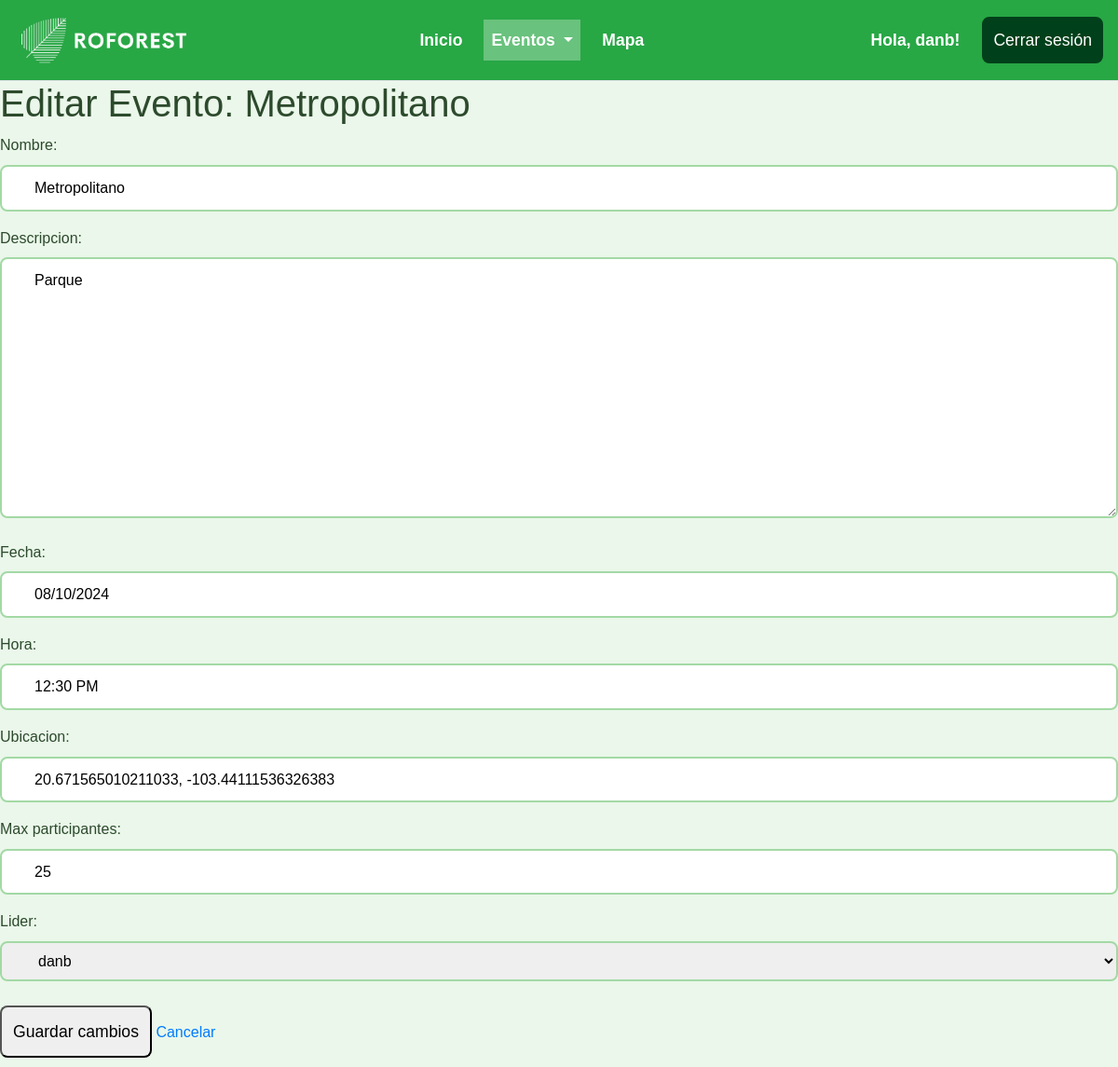
Page /eventos/editar/1/ (signed in) on the committed database.
### eventos/models.py (models this page shows, shortened)
class Evento(models.Model):
    nombre = models.CharField(max_length=200)
    descripcion = models.TextField()
    fecha = models.DateField()  # Solo fecha
    hora = models.CharField(
        max_length=8,
        validators=[RegexValidator(regex=r'^(0[1-9]|1[0-2]):[0-5][0-9] (AM|PM)$', message="Formato de hora inválido. Usa hh:mm AM/PM.")]
    )  # Hora en formato 12 horas
    ubicacion = models.CharField(
        max_length=50,
        validators=[RegexValidator(regex=r'^-?\d{1,2}\.\d+,\s*-?\d{1,3}\.\d+$', message="Formato de coordenada inválido. Usa 'latitud, longitud'.")]
    )  # Coordenadas
    max_participantes = models.IntegerField()
    participantes = models.ManyToManyField(User, related_name='eventos', blank=True)
    lider = models.ForeignKey(User, related_name='eventos_liderados', on_delete=models.CASCADE)

### eventos/views.py (the view)
# urls.py: path('editar/<int:id>/', editar_evento, name='editar_evento'),  # Ruta para editar el evento
@login_required
def editar_evento(request, id):
    evento = get_object_or_404(Evento, id=id)
    if request.method == 'POST':
        form = EventoForm(request.POST, instance=evento)
        if form.is_valid():
            form.save()
            return redirect('detalle_evento', id=evento.id)
    else:
        form = EventoForm(instance=evento)
    return render(request, 'eventos/editar_evento.html', {'form': form, 'evento': evento})

### eventos/templates/eventos/editar_evento.html (shortened to what this page needs)
{% load static %}
<!DOCTYPE html>
<html lang="es">
<head>
    <link rel="stylesheet" href="https://stackpath.bootstrapcdn.com/bootstrap/4.5.2/css/bootstrap.min.css">
    <link rel="stylesheet" href="{% static 'css/styles.css' %}">
</head>
<body>
    <nav class="navbar navbar-expand-lg navbar-light bg-success sticky-top border-bottom">
        <a class="navbar-brand" href="#">
            <img src="{% static 'imagenes/logo.png' %}" alt="Reforest Logo" style="height: 60px; width: auto;">
        </a>
        <div class="collapse navbar-collapse" id="navbarNav">
            <ul class="navbar-nav mx-auto">
                <li class="nav-item {% if request.path == '/inicio/' %}active{% endif %}">
                    <a class="nav-link text-white" href="{% url 'inicio' %}">Inicio</a>
                </li>
                <li class="nav-item dropdown {% if '/eventos' in request.path %}active{% endif %}">
                    <a class="nav-link dropdown-toggle text-white" href="#" id="eventsDropdown" role="button" data-toggle="dropdown" aria-haspopup="true" aria-expanded="false">
                        Eventos
                    </a>
                </li>
                <li class="nav-item {% if request.path == '/eventos/mapa/' %}active{% endif %}">
                    <a class="nav-link text-white" href="{% url 'mapa_eventos' %}">Mapa</a>
                </li>
            </ul>
            <ul class="navbar-nav">
                {% if user.is_authenticated %}
                    <li class="nav-item d-flex align-items-center">
                        <span class="nav-link text-white mr-3">Hola, {{ user.username }}!</span>
                        <form method="POST" action="{% url 'logout' %}">
                            <button type="submit" class="btn btn-signup">Cerrar sesión</button>
                        </form>
                    </li>
                {% endif %}
            </ul>
        </div>
    </nav>
    <h1>Editar Evento: {{ evento.nombre }}</h1>
    <form method="POST">
        {{ form.as_p }}
        <button type="submit">Guardar cambios</button>
        <a href="{% url 'detalle_evento' evento.id %}" class="button cancel">Cancelar</a>
    </form>
</body>
</html>

### static/css/styles.css (style rules this page uses)
* { margin: 0; padding: 0; box-sizing: border-box; }
body { font-family: Arial, sans-serif; background-color: #eaf7ea; line-height: 1.6; color: #2d4a2d; }
button, .btn-login, .btn-signup, .btn-logout { padding: 10px; border-radius: 8px; cursor: pointer; font-size: 1.1em; margin: 10px 0; transition: background-color 0.3s ease; }
.btn-signup { background-color: #00401a; color: #fff; border: 2px solid #00401a; }
input, select, textarea { padding: 10px 10px 10px 35px; border: 2px solid #a3d9a5; border-radius: 8px; font-size: 1em; width: 100%; transition: border-color 0.3s ease; }
button { padding: 12px; border-radius: 8px; cursor: pointer; font-size: 1.1em; transition: background-color 0.3s ease; margin-top: 10px; }
.navbar-nav { display: flex; justify-content: flex-end; gap: 5px; }
.navbar-nav .nav-item { display: flex; align-items: center; margin-left: 0px; margin-right: 0px; }
.navbar-nav .nav-link { font-size: 1.1rem; font-weight: bold; transition: background-color 0.3s ease; }
.navbar-nav .nav-item.active .nav-link { background-color: rgba(255, 255, 255, 0.3); color: #fff !important; }
.navbar-nav .nav-link.text-white { margin-right: 10px; }

### rows in the picture
Evento: nombre "Metropolitano", descripcion "Parque", fecha "08/10/2024", hora "12:30 PM", ubicacion "20.671565010211033, -103.44111536326383", max_participantes "25", lider "danb"

### other values in the picture
{{ user.username }} "danb"
